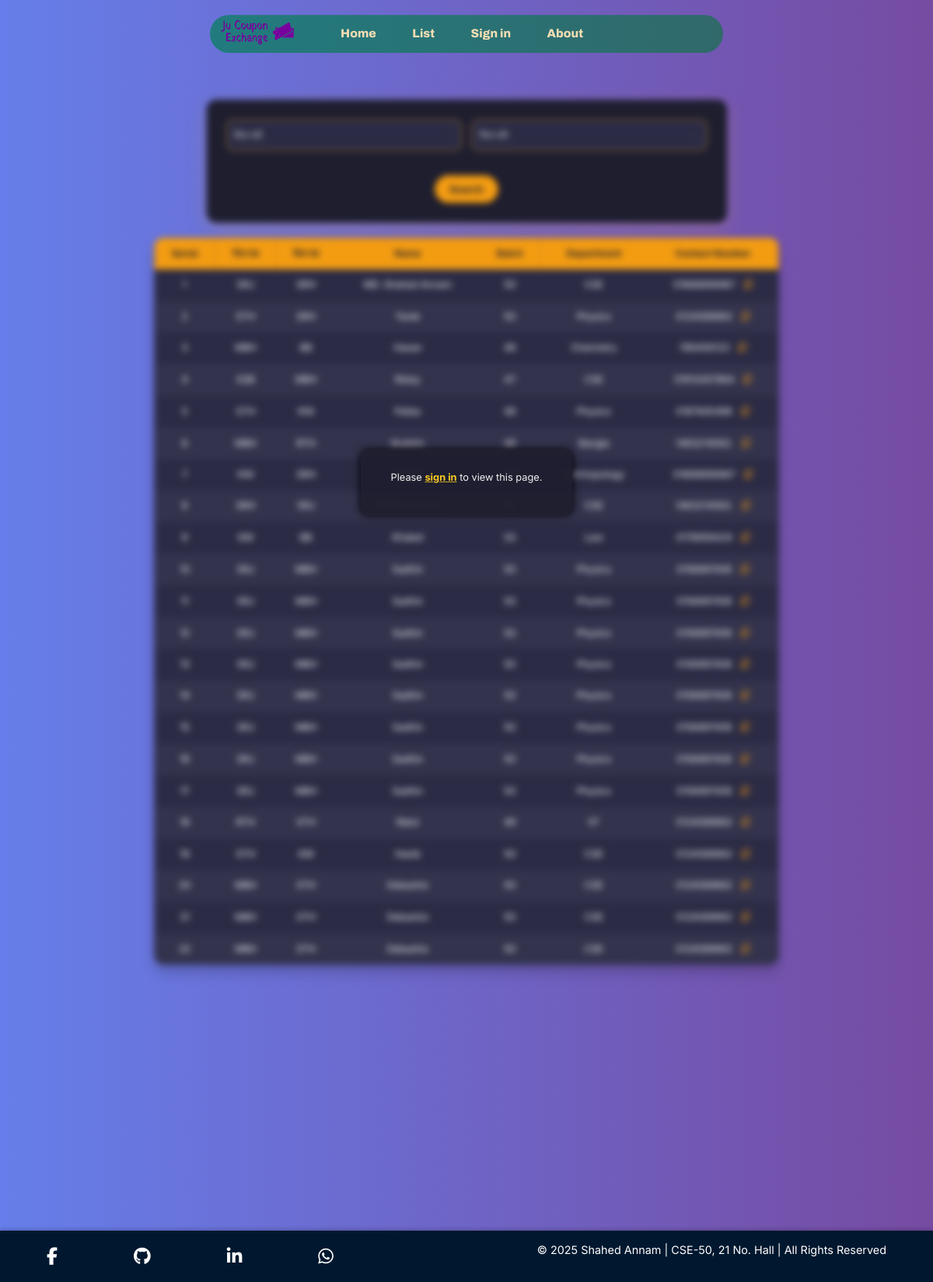
The page /list/ on the database as committed earlier.
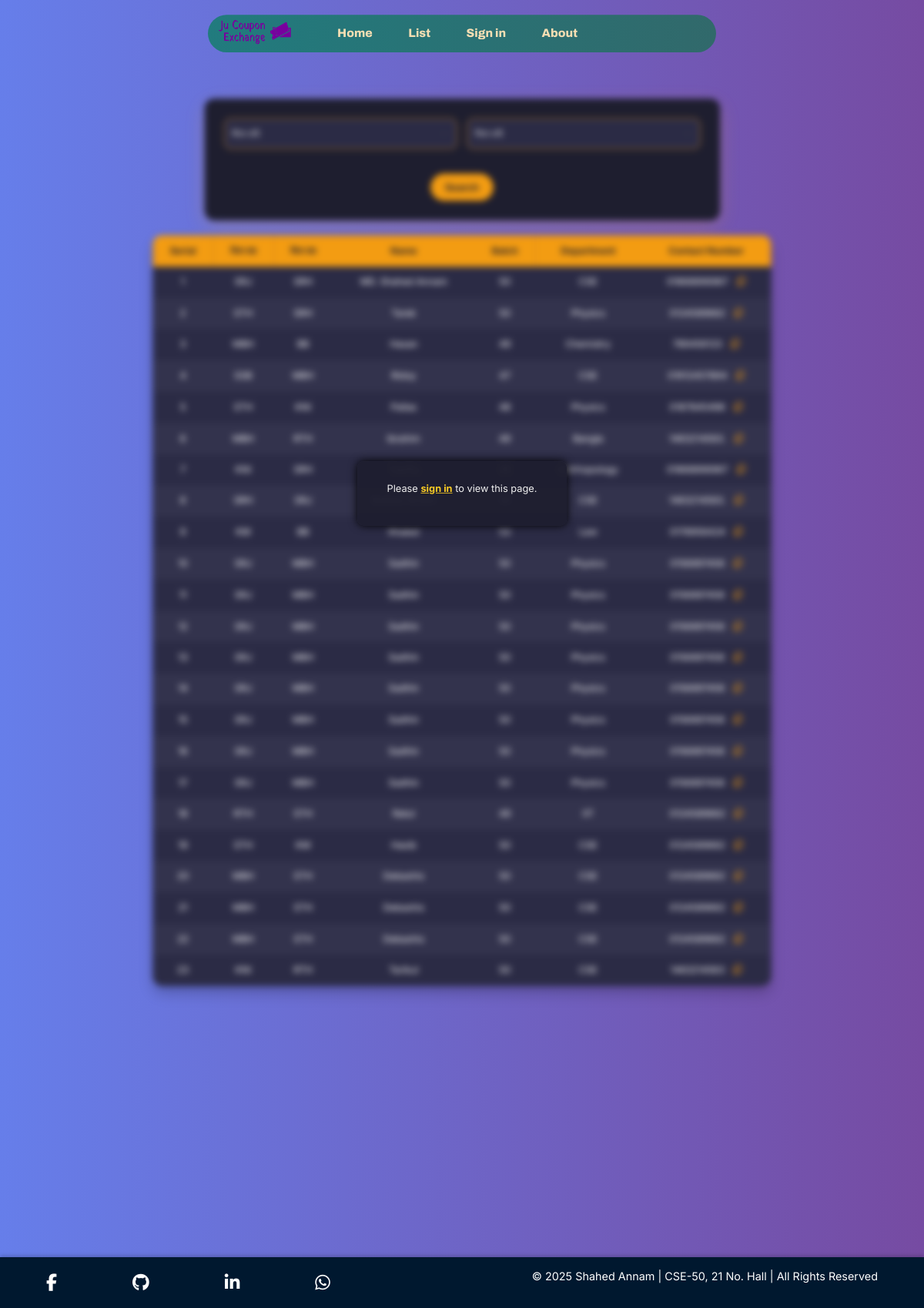
The same page on the database as committed later.
### exchange/models.py (models this page shows, shortened)
class Student(models.Model):
    id = models.AutoField(primary_key=True)
    name  = models.CharField(max_length=50)
    dept = models.CharField(max_length=50)
    batch = models.IntegerField()
    roll = models.IntegerField()
    number = models.CharField(max_length=50)
    message = models.TextField()
    allotedHall = models.CharField(max_length=50)
    desiredHall = models.CharField(max_length=50)
    class Meta:
        unique_together = ('batch', 'roll')

### exchange/views.py (the view)
# urls.py: path('list/',views.list,name='list'),
def list(request):
    alloted_hall_filter = request.GET.get('allotedHall',None)
    desired_hall_filter = request.GET.get('desiredHall',None)
    students = Student.objects.all()
    if alloted_hall_filter:
        students = students.filter(allotedHall=desired_hall_filter)
    if desired_hall_filter:
        students = students.filter(desiredHall=alloted_hall_filter)
    if not request.session.get('is_authenticated'):
        return render(request, 'list.html', {'is_blurred': True,'students': students})
    return render(request, 'list.html', {'students': students})

### exchange/templates/list.html (shortened to what this page needs)
{% extends "basic.html" %}
{% load static %}
{% block head %}
<link rel="stylesheet" href="https://cdnjs.cloudflare.com/ajax/libs/font-awesome/6.5.0/css/all.min.css">
<link rel="stylesheet" href="{% static 'styleList.css' %}">
{% endblock %}
{% block body %}
<div id="content" class="{% if is_blurred %}blurred{% endif %}">
    <form action="/list/" class="container w-75">
        <div class="row g-3">
            <div class="col-md-6">
                <select class="form-select" name="allotedHall" id="allotedHall">
                    <option value="">দিতে চাই</option>
                </select>
            </div>
            <div class="col-md-6">
                <select class="form-select" name="desiredHall" id="desiredHall">
                    <option value="">নিতে চাই</option>
                </select>
            </div>
            <div class="col-12 text-center">
                <button type="submit" class="btn btn-primary">Search</button>
            </div>
        </div>
    </form>
    <table class="styled-table mt-4">
        <thead>
            <tr>
                <th>Serial</th>
                <th>নিতে চায়</th>
                <th>দিতে চায়</th>
                <th>Name</th>
                <th>Batch</th>
                <th>Department</th>
                <th>Contact Number</th>
            </tr>
        </thead>
        <tbody>
            {% for student in students %}
            <tr>
                <td>{{ forloop.counter }}</td>
                <td>{{ student.desiredHall }}</td>
                <td>{{ student.allotedHall }}</td>
                <td>{{ student.name }}</td>
                <td>{{ student.batch }}</td>
                <td>{{ student.dept }}</td>
                <td>
                    {{ student.number }}
                    <i class="fa-regular fa-copy copy-icon" onclick="copyToClipboard('{{ student.number }}', this)" title="Copy"></i>
                </td>
            </tr>
            {% empty %}
            <tr><td colspan="7" class="text-center">No matching coupon requests right now.
                Stay tuned! <br> New requests are added frequently. Please check again shortly.</td></tr>
            {% endfor %}
        </tbody>
    </table>
</div>
{% if not request.session.is_authenticated %}
<div class="overlay">
    <p>Please <a href="/loginForm">sign in</a> to view this page.</p>
</div>
{% endif %}
{% endblock %}

Rows that differ between the two databases and show on the page:
added Student: desiredHall "KNI", allotedHall "RTH", name "Tarikul", batch "50", dept "CSE", number "1463214563"
